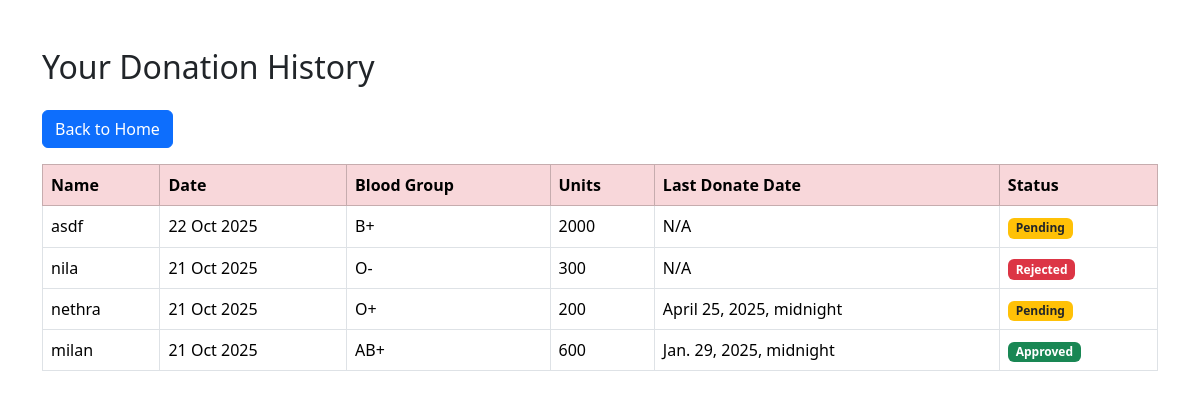
Page /history/ (signed in) on the committed database.
### blood_bank_app/models.py (models this page shows)
class DonorForm(models.Model):
    user = models.ForeignKey(
        User,
        on_delete=models.CASCADE,
        null=True,
        blank=True,
        related_name='donor_requests'
    )
    approved_by = models.ForeignKey(
        User,
        on_delete=models.SET_NULL,
        null=True,
        blank=True,
        related_name='approved_donor_requests'
    )
    firstname = models.CharField(max_length=50)
    email = models.EmailField()
    phone = models.CharField(max_length=15)
    age = models.PositiveIntegerField(default=18)
    blood_group = models.CharField(max_length=5, choices=BLOOD_GROUP_CHOICES)
    units = models.PositiveIntegerField()
    GENDER_CHOICES = [
        ('Male','Male'),
        ('Female','Female'),
    ]
    GENDER_CHOICES = [('Male','Male'), ('Female','Female')]
    gender = models.CharField(max_length=10, choices=GENDER_CHOICES)
    last_donate_date = models.DateTimeField(null=True, blank=True)
    last_receive_date = models.DateTimeField(null=True, blank=True)
    consent = models.BooleanField(default=False)
    created_at = models.DateTimeField(auto_now_add=True)
    STATUS_CHOICES = [('Pending', 'Pending'), ('Approved', 'Approved'), ('Rejected', 'Rejected')]
    status = models.CharField(max_length=10, choices=STATUS_CHOICES, default='Pending')

### blood_bank_app/views.py (the view)
# urls.py: path('history/', views.donor_history, name='donor_history'),
@login_required
def donor_history(request):
    if not request.user.is_authenticated:
        return redirect('login')
    donor_records = DonorForm.objects.filter(user=request.user).order_by('-created_at')
    return render(request, 'donor/donor_history.html', {'donor_records': donor_records})

### blood_bank_app/templates/donor/donor_history.html (shortened to what this page needs)
<!DOCTYPE html>
<html lang="en">
<head>
    <link href="https://cdn.jsdelivr.net/npm/bootstrap@5.3.3/dist/css/bootstrap.min.css" rel="stylesheet">
</head>
<body>
<div class="container mt-5">
    <h2 class="mb-4">Your Donation History</h2>
    <a href="{% url 'donorhome' %}" class="btn btn-primary mb-3">Back to Home</a>
    <div class="table-responsive">
        <table class="table table-bordered">
            <thead class="table-danger">
                <tr>
                    <th>Name</th>
                    <th>Date</th>
                    <th>Blood Group</th>
                    <th>Units</th>
                    <th>Last Donate Date</th>
                    <th>Status</th>
                </tr>
            </thead>
            <tbody>
                {% for donor in donor_records %}
                <tr>
                    <td>{{ donor.firstname }}</td>
                    <td>{{ donor.created_at|date:"d M Y" }}</td>
                    <td>{{ donor.blood_group }}</td>
                    <td>{{ donor.units }}</td>
                    <td>{{ donor.last_donate_date|default:"N/A" }}</td>
                    <td>
                       {% if donor.status == 'Approved' %}
                            <span class="badge bg-success">Approved</span>
                        {% elif donor.status == 'Rejected' %}
                            <span class="badge bg-danger">Rejected</span>
                        {% else %}
                            <span class="badge bg-warning text-dark">Pending</span>
                        {% endif %}
                    </td>
                </tr>
                {% empty %}
                <tr>
                    <td colspan="6" class="text-center">No donations yet.</td>
                </tr>
                {% endfor %}
            </tbody>
        </table>
    </div>
</div>
</body>
</html>

### rows in the picture
DonorForm: firstname "asdf", created_at "22 Oct 2025", blood_group "B+", units "2000", last_donate_date "N/A", status "Pending"
DonorForm: firstname "nila", created_at "21 Oct 2025", blood_group "O-", units "300", last_donate_date "N/A", status "Rejected"
DonorForm: firstname "nethra", created_at "21 Oct 2025", blood_group "O+", units "200", last_donate_date "April 25, 2025, midnight", status "Pending"
DonorForm: firstname "milan", created_at "21 Oct 2025", blood_group "AB+", units "600", last_donate_date "Jan. 29, 2025, midnight", status "Approved"
